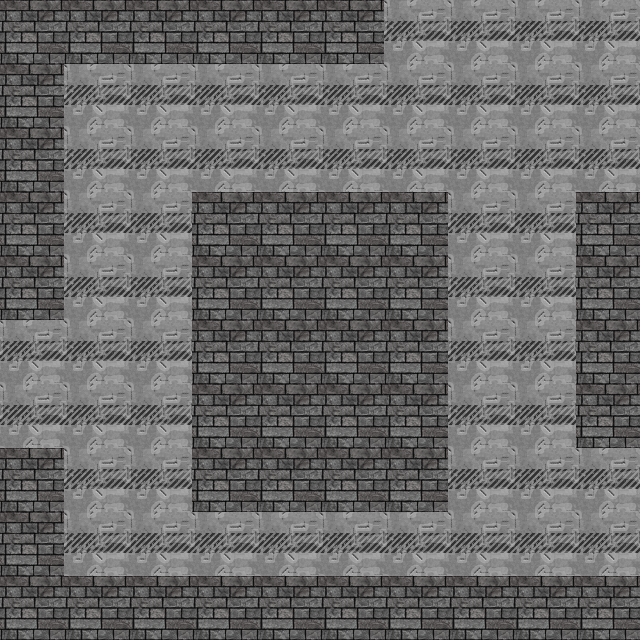

The image is a tile-based game level rendered from a .tmx file. Its description and source (layers, tilesets, objects; grid data summarised) follow:
An orthogonal 10x10 tile map with 64x64 px tiles, 3 tile layers (Background, Dynamic_Obstacles, Walls).

<map version="1.0" orientation="orthogonal" renderorder="right-down" width="10" height="10" tilewidth="64" tileheight="64" nextobjectid="1">
 <tileset firstgid="1" name="64pxTileSet" tilewidth="64" tileheight="64">
  <image source="../64pxTileSet.png" width="1472" height="128" />
 </tileset>
 <layer name="Background" width="10" height="10">
  <data>[100 cells, 100 non-empty, 1 distinct tile ids]</data>
 </layer>
 <layer name="Dynamic_Obstacles" width="10" height="10">
  <data>[100 cells, 0 non-empty, 0 distinct tile ids]</data>
 </layer>
 <layer name="Walls" width="10" height="10">
  <data>[100 cells, 46 non-empty, 1 distinct tile ids]</data>
 </layer>
</map>
